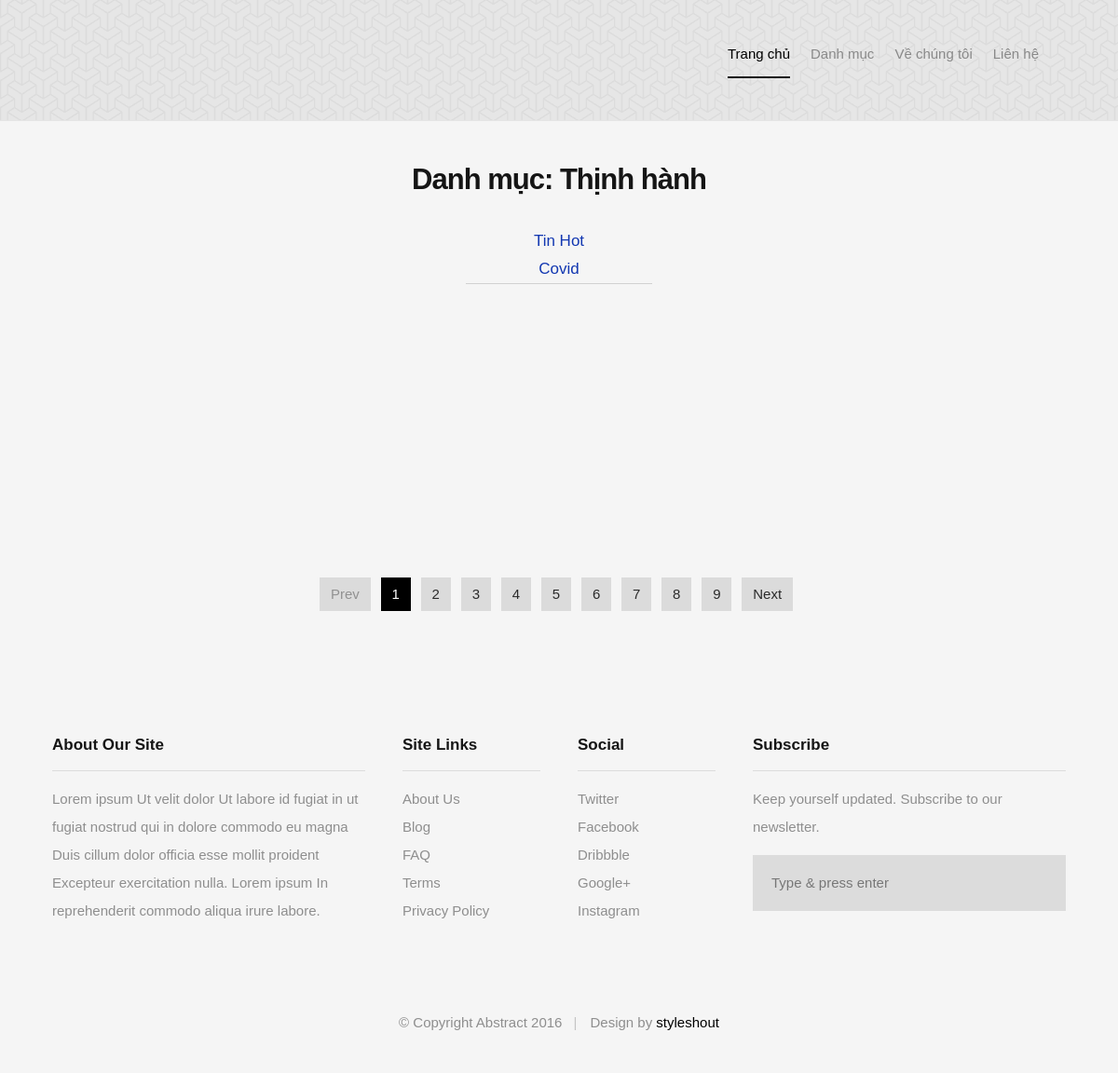
/NewsWebsite/index.php?manage=categories&id=1&id_loaitin=a2, run on the app's committed database.
### tables this page shows
CREATE TABLE IF NOT EXISTS `nhom_tin` (
  `id_nhomtin` int(11) NOT NULL AUTO_INCREMENT,
  `ten_nhomtin` varchar(50) NOT NULL,
  `trangthai` tinyint(1) NOT NULL,
  PRIMARY KEY (`id_nhomtin`)
);

CREATE TABLE IF NOT EXISTS `loai_tin` (
  `id_loaitin` varchar(5) NOT NULL,
  `ten_loaitin` varchar(100) NOT NULL,
  `trangthai` tinyint(1) NOT NULL,
  `id_nhomtin` int(11) NOT NULL,
  PRIMARY KEY (`id_loaitin`),
  KEY `id_nhomtin` (`id_nhomtin`)
);

### NewsWebsite/index.php (called while the page is built, shortened)
<?php include 'page/menupage.php'; ?>
<?php include 'page/main.php'; ?>
<?php include 'page/footerpage.php'; ?>

### NewsWebsite/page/main/categories.php (the view, shortened to what this page needs)
<?php
$sql_nhomtin = "SELECT * FROM nhom_tin WHERE nhom_tin.id_nhomtin='$_GET[id]' LIMIT 1";
$sql_loaitin = "SELECT * FROM nhom_tin,loai_tin where loai_tin.id_nhomtin=nhom_tin.id_nhomtin and nhom_tin.id_nhomtin='$_GET[id]'";
$query_nhomtin = mysqli_query($conn, $sql_nhomtin);
$query_loaitin = mysqli_query($conn, $sql_loaitin);
$row_nhomtin = mysqli_fetch_array($query_nhomtin);
?>
<section id="page-header">
	<div class="row current-cat">
		<div class="col-full">
			<h1>Danh mục: <?php echo $row_nhomtin['ten_nhomtin']?></h1>
			<?php
			while ($row_loaitin = mysqli_fetch_array($query_loaitin)) {
			?>
				<div class="entry-text">
					<div class="entry-meta">
						<span class="cat-links">
							<a href="index.php?manage=categories&id=<?php echo $row_loaitin['id_nhomtin'] ?>&id_loaitin=<?php echo $row_loaitin['id_loaitin'] ?>"><?php echo $row_loaitin['ten_loaitin'] ?></a>
						</span>
					</div>
				</div>
			<?php
			}
			?>
		</div>
	</div>
</section>
<section id="bricks" class="with-top-sep">
	<div class="row masonry">
		<div class="bricks-wrapper">
		</div>
	</div>
	<div class="row">
		<nav class="pagination">
			<span class="page-numbers prev inactive">Prev</span>
			<span class="page-numbers current">1</span>
			<a href="#" class="page-numbers">2</a>
			<a href="#" class="page-numbers">3</a>
			<a href="#" class="page-numbers">4</a>
			<a href="#" class="page-numbers">5</a>
			<a href="#" class="page-numbers">6</a>
			<a href="#" class="page-numbers">7</a>
			<a href="#" class="page-numbers">8</a>
			<a href="#" class="page-numbers">9</a>
			<a href="#" class="page-numbers next">Next</a>
		</nav>
	</div>
</section>

### NewsWebsite/css/base.css (style rules this page uses)
html { font-family: sans-serif; -ms-text-size-adjust: 100%; -webkit-text-size-adjust: 100%; }
body { margin: 0; }
article, aside, details, figcaption, figure, footer, header, hgroup, main, menu, nav, section, summary { display: block; }
a { background: transparent; }
h1 { font-size: 2em; margin: 0.67em 0; }
html { font-size: 62.5%; box-sizing: border-box; }
*, *::before, *::after { box-sizing: inherit; }
body { font-weight: normal; line-height: 1; text-rendering: optimizeLegibility; word-wrap: break-word; -webkit-overflow-scrolling: touch; -webkit-text-size-adjust: none; }
body, input, button { -moz-osx-font-smoothing: grayscale; -webkit-font-smoothing: antialiased; }
div, dl, dt, dd, ul, ol, li, h1, h2, h3, h4, h5, h6, pre, form, p, blockquote, th, td { margin: 0; padding: 0; }
h1, h2, h3, h4, h5, h6 { -webkit-font-variant-ligatures: common-ligatures; -moz-font-variant-ligatures: common-ligatures; font-variant-ligatures: common-ligatures; text-rendering: optimizeLegibility; }
a { text-decoration: none; line-height: inherit; }
.row { width: 94%; max-width: 1170px; margin: 0 auto; }
.row:before, .row:after { content: ""; display: table; }
.row:after { clear: both; }
[class*="col-"], .bgrid { float: left; }
[class*="col-"] { padding: 0 20px; }
.col-twelve, .col-full { width: 100%; }

### NewsWebsite/css/main.css (style rules this page uses)
html { font-size: 10px; }
html, body { height: 100%; }
body { background: #f5f5f5; font-family: "roboto-regular", sans-serif; font-size: 1.7rem; line-height: 3rem; color: #111111; }
a, a:visited { color: #1237B1; border-bottom: 1px solid transparent; -moz-transition: all 0.4s ease-in-out; -o-transition: all 0.4s ease-in-out; -webkit-transition: all 0.4s ease-in-out; -ms-transition: all 0.4s ease-in-out; transition: all 0.4s ease-in-out; }
h1, h2, h3, h4, h5, h6, .h01, .h02, .h03, .h04, .h05, .h06 { font-family: "montserrat-bold", sans-serif; color: #151515; font-style: normal; text-rendering: optimizeLegibility; margin-bottom: 2.1rem; }
h1, .h01 { font-size: 3.1rem; line-height: 1.35; letter-spacing: -.1rem; }
.pagination { margin: 3rem auto; text-align: center; }
.pagination .page-numbers { font-family: "montserrat-bold", sans-serif; font-size: 15px; line-height: 24px; display: inline-block; padding: 6px 12px; height: 36px; margin-right: 6px; margin-bottom: 9px; color: #2b2b2b; background-color: #dbdbdb; -moz-transition: all 0.3s ease-in-out; -o-transition: all 0.3s ease-in-out; -webkit-transition: all 0.3s ease-in-out; -ms-transition: all 0.3s ease-in-out; transition: all 0.3s ease-in-out; }
.pagination .current, .pagination .current:hover { background-color: #000000; color: white; }
.pagination .inactive, .pagination .inactive:hover { background-color: #DBDBDB; color: #919191; }
#page-header { padding: 4.2rem 0 0 0; text-align: center; }
#page-header .row { max-width: 870px; }
#page-header h1 { margin-bottom: 3rem; }
#bricks { padding-top: 4.2rem; }
#bricks .masonry { max-width: 1440px; }
#bricks .pagination { margin-top: 6rem; }
#bricks.with-top-sep { position: relative; }
#bricks.with-top-sep::before { content: ""; display: block; position: absolute; left: 50%; top: 0; margin-left: -100px; width: 200px; height: 1px; background-color: #D1D1D1; }
.bricks-wrapper:before, .bricks-wrapper:after { content: ""; display: table; }
.bricks-wrapper:after { clear: both; }

### data on the page
nhom_tin: ten_nhomtin "Thịnh hành"
loai_tin: ten_loaitin "Tin Hot"
loai_tin: ten_loaitin "Covid"
